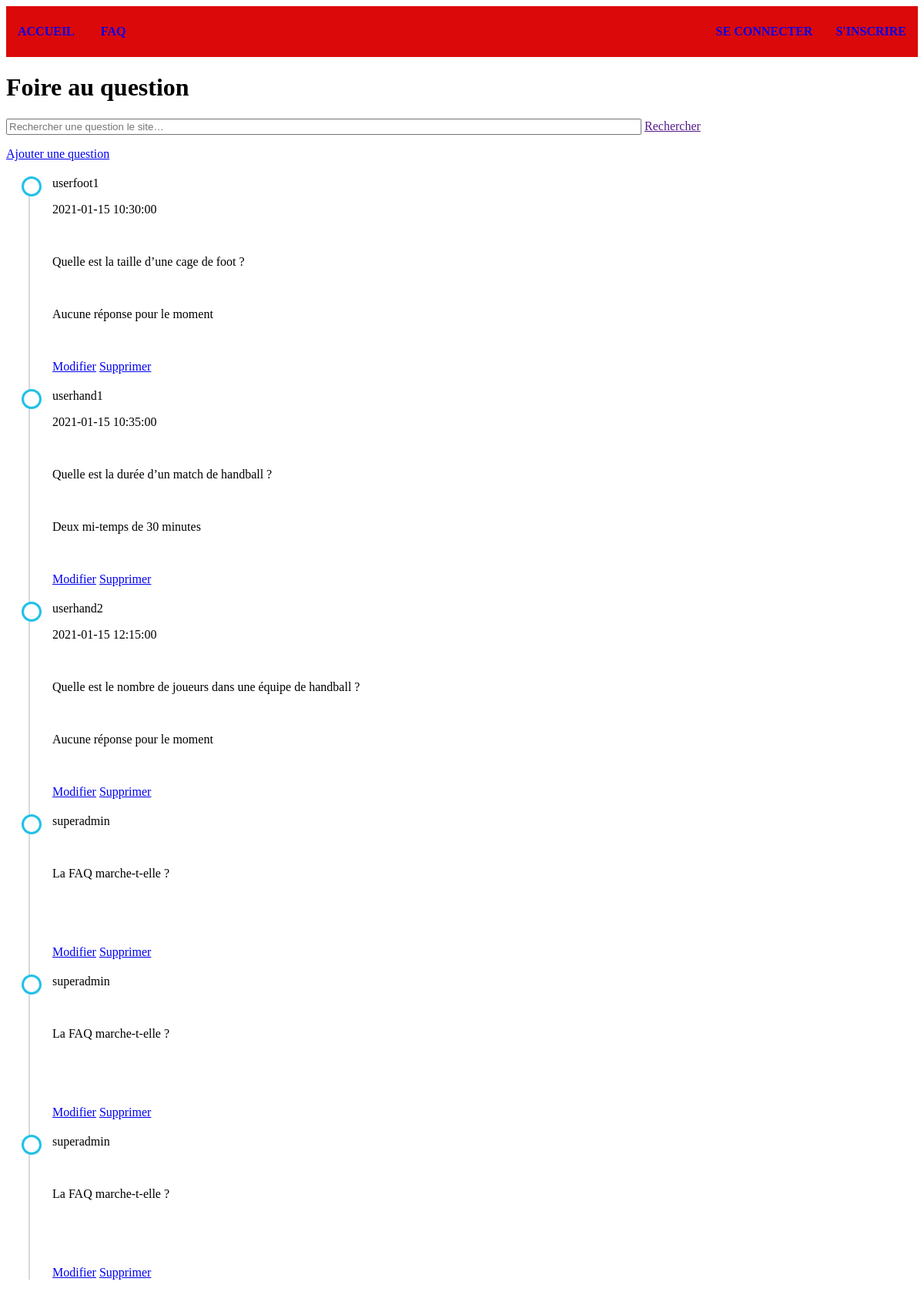
/FAQ.php, run on the app's committed database.
### tables this page shows
CREATE TABLE `faq` (
  `idFaq` int(11) NOT NULL,
  `libelle_question` varchar(255) NOT NULL,
  `date_question` varchar(50) NOT NULL,
  `libelle_reponse` varchar(255) NOT NULL,
  `date_reponse` varchar(50) NOT NULL,
  `idUtilisateur` int(11) NOT NULL
);

CREATE TABLE `utilisateur` (
  `idUtilisateur` int(11) NOT NULL,
  `pseudo_utilisateur` varchar(50) NOT NULL,
  `mdp_utilisateur` varchar(50) NOT NULL,
  `mail_utilisateur` varchar(100) NOT NULL,
  `idType` int(11) NOT NULL,
  `idLigue` int(11) DEFAULT NULL
);

### FAQ.php (the view, shortened to what this page needs)
<?php
    require("connectionBdd.php");
    $sql ="select idFaq, libelle_question, date_question, libelle_reponse, date_reponse, pseudo_utilisateur
    from faq, utilisateur
    where faq.idUtilisateur = utilisateur.idUtilisateur";
    try {
        $sth = $dbh->prepare($sql);
        $sth->execute();
        $rows = $sth->fetchAll(PDO::FETCH_ASSOC);
    } catch(Exception $e) {
        die("<p>" .$e->getMessage(). "</p>");
    }
?>
<!DOCTYPE html>
<html lang="fr">
<head>
    <link rel="stylesheet" href="css/FAQcss.css">
    <link rel="stylesheet" href="css/header.css" />
</head>
<body>
    <?php
    require("header.php")
    ?>
    <h1>Foire au question</h1>
    <form>
        <div>
            <p><input type="search" id="Recherche" name="Recherche" placeholder="Rechercher une question le site…" size="100">&nbsp;<a href="">Rechercher</a></p>
            <p><a href="ajoutfaq.php">Ajouter une question</a></p>
        </div>
    </form>
    <div class="container">
        <div class="row">
            <div class="col-md-6 offset-md-3">
                <ul class="timeline">
                    <?php
                        foreach($rows as $row) {
                            $date_question = $row["date_question"] == "NULL" ? "Aucune date" : $row["date_question"];
                            $response = $row["libelle_reponse"] == "NULL" ? "Aucune réponse pour le moment" : $row["libelle_reponse"];
                            echo "<li>";
                            echo "<p>" .$row["pseudo_utilisateur"]. "</p>";
                            echo "<p>" .$date_question. "</p></br>";
                            echo "<p>" .$row["libelle_question"]. "</p></br>";
                            echo "<p>" .$response. "</p></br>";
                            echo "<p><a href='modifierfaq.php'>Modifier</a>&nbsp;<a href='supprimerfaq.php'>Supprimer</a></p>";
                            echo "</li>";
                        }
                    ?>
                </ul>
            </div>
        </div>
    </div>
</body>
</html>

### header.php
<header role="header">
    <nav class="menu" role="navigation">
        <div class="inner">
            <div class="m-left">
                <a href="index.php" class="m-link">Accueil</a>
                <a href="FAQ.php" class="m-link">FAQ</a>
            </div>
            <div class="m-right">
                <?php
                if(isset($_SESSION['username'])) {
                    echo "<a href='#' class='m-link'>Mon compte</a>";
                    echo "<a href='disconnect.php' class='m-link'>Se déconnecter</a>";
                } else {
                    echo "<a href='login.php' class='m-link'>Se connecter</a>";
                    echo "<a href='register.php' class='m-link'>S'inscrire</a>";
                }
                ?>
            </div>
    </nav>
</header>

### css/FAQcss.css (style rules this page uses)
ul.timeline { list-style-type: none; position: relative; }
ul.timeline:before { content: ' '; background: #d4d9df; display: inline-block; position: absolute; left: 29px; width: 2px; height: 100%; z-index: 400; }
ul.timeline > li { margin: 20px 0; padding-left: 20px; }
ul.timeline > li:before { content: ' '; background: white; display: inline-block; position: absolute; border-radius: 50%; border: 3px solid #22c0e8; left: 20px; width: 20px; height: 20px; z-index: 400; }

### css/header.css (style rules this page uses)
.menu { background: #db0909; width: 100%; height: 66px; line-height: 66px; }
.m-left { float: left; }
.m-right { float: right; }
.m-link { text-decoration:none; text-transform:uppercase; font-weight: 700; padding: 0;margin: 0 15px; transition: all 0.3s ease-in-out; border-bottom: 2px solid transparent; }

### data on the page
faq: idUtilisateur.pseudo_utilisateur "userfoot1", date_question "2021-01-15 10:30:00", libelle_question "Quelle est la taille d’une cage de foot ?", libelle_reponse "Aucune réponse pour le moment"
faq: idUtilisateur.pseudo_utilisateur "userhand1", date_question "2021-01-15 10:35:00", libelle_question "Quelle est la durée d’un match de handball ?", libelle_reponse "Deux mi-temps de 30 minutes"
faq: idUtilisateur.pseudo_utilisateur "userhand2", date_question "2021-01-15 12:15:00", libelle_question "Quelle est le nombre de joueurs dans une équipe de handball ?", libelle_reponse "Aucune réponse pour le moment"
faq: idUtilisateur.pseudo_utilisateur "superadmin", libelle_question "La FAQ marche-t-elle ?"
faq: idUtilisateur.pseudo_utilisateur "superadmin", libelle_question "La FAQ marche-t-elle ?"
faq: idUtilisateur.pseudo_utilisateur "superadmin", libelle_question "La FAQ marche-t-elle ?"
